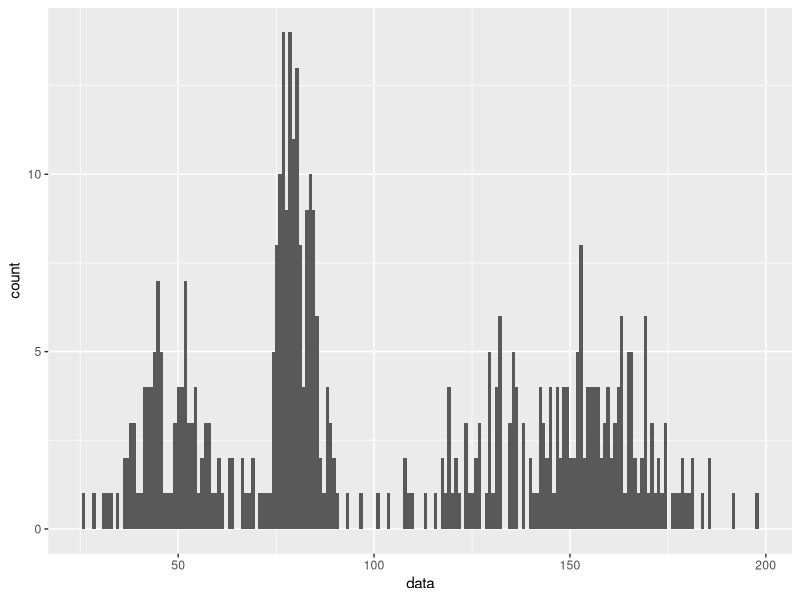
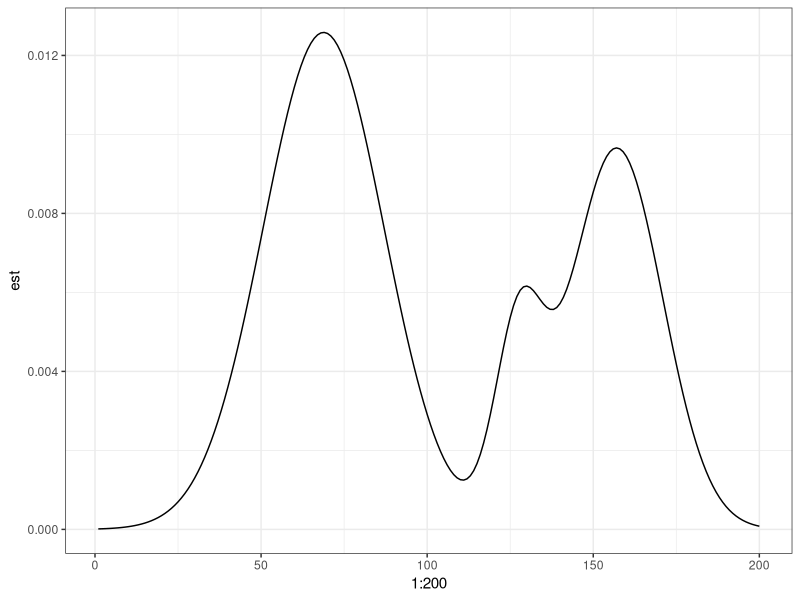

Recreate these plots in R, in order.
## ---- chunk 1
options(scipen=10)
library(dplyr)
library(ggplot2)
library(mixtools) #install.packages("mixtools")
print(packageVersion("mixtools"))
## ---- chunk 2
data <- c(rnorm(100, 50, 10), rnorm(200,150,20), rnorm(150, 80, 5))
## ---- chunk 3
ggplot(data = NULL, aes(x = data)) + geom_histogram(bins = 200)
## ---- chunk 4
fit <- mixtools::normalmixEM(data, k = 3)
summary(fit)
## ---- chunk 5
fit_value <- function(x){
  y <- fit$lambda[1]*dnorm(x,fit$mu[1],fit$sigma[1]) + 
    fit$lambda[2]*dnorm(x,fit$mu[2],fit$sigma[2]) +
    fit$lambda[3]*dnorm(x,fit$mu[3],fit$sigma[3])
  y
}


data.frame(x = 1:200, est = fit_value(1:200)) %>%
  ggplot(aes(x = 1:200, y = est, group = 1)) + 
    geom_line() + 
    theme_bw()
